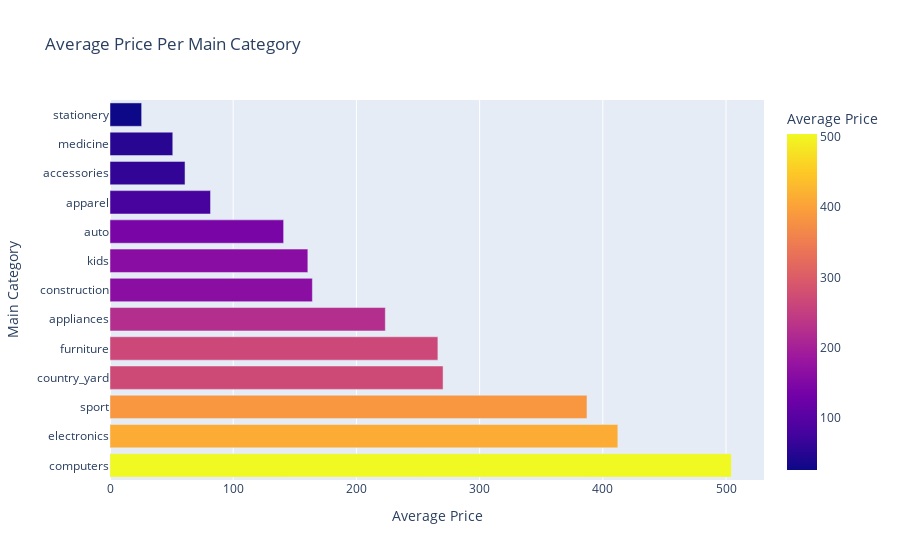

The notebook cell this image was saved under:
### Code cell
# 5. Average Price Per Main Category
query = """
SELECT main_category, AVG(price) as avg_price
FROM ecommerce_data
WHERE main_category IS NOT NULL AND price IS NOT NULL
GROUP BY main_category
ORDER BY avg_price DESC
"""
avg_price_df = spark.sql(query).toPandas()

fig = px.bar(avg_price_df, x='avg_price', y='main_category', orientation='h', 
             title='Average Price Per Main Category', 
             labels={'avg_price': 'Average Price', 'main_category': 'Main Category'},
             color='avg_price')
fig.show()

### Figure 1 — Plotly figure (JSON) as saved in the notebook; plotly's stock layout.template omitted (floating-point values rounded to 4 significant figures)
{"data": [{"alignmentgroup": "True", "hovertemplate": "Average Price=%{marker.color}<br>Main Category=%{y}<extra></extra>", "legendgroup": "", "marker": {"color": [504.3, 412.2, 387.1, 270.3, 266.1, 223.5, 164.3, 160.6, 140.9, 81.59, 60.9, 50.95, 25.68], "coloraxis": "coloraxis", "pattern": {"shape": ""}}, "name": "", "offsetgroup": "", "orientation": "h", "showlegend": false, "textposition": "auto", "type": "bar", "x": [504.3, 412.2, 387.1, 270.3, 266.1, 223.5, 164.3, 160.6, 140.9, 81.59, 60.9, 50.95, 25.68], "xaxis": "x", "y": ["computers", "electronics", "sport", "country_yard", "furniture", "appliances", "construction", "kids", "auto", "apparel", "accessories", "medicine", "stationery"], "yaxis": "y"}], "layout": {"barmode": "relative", "coloraxis": {"colorbar": {"title": {"text": "Average Price"}}, "colorscale": [[0, "#0d0887"], [0.1111, "#46039f"], [0.2222, "#7201a8"], [0.3333, "#9c179e"], [0.4444, "#bd3786"], [0.5556, "#d8576b"], [0.6667, "#ed7953"], [0.7778, "#fb9f3a"], [0.8889, "#fdca26"], [1, "#f0f921"]]}, "legend": {"tracegroupgap": 0}, "title": {"text": "Average Price Per Main Category"}, "xaxis": {"anchor": "y", "domain": [0, 1], "title": {"text": "Average Price"}}, "yaxis": {"anchor": "x", "domain": [0, 1], "title": {"text": "Main Category"}}}}
